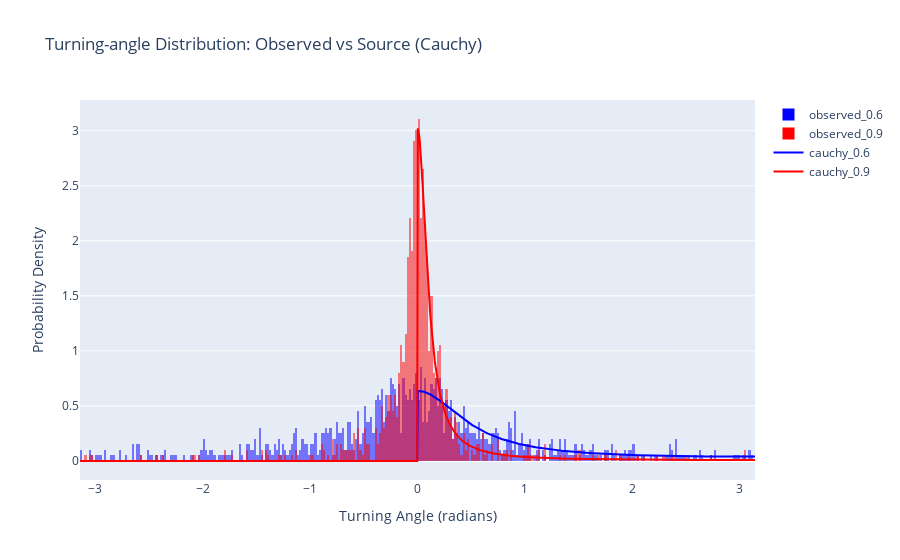

The code cell stored with this chart in its notebook:
### Code cell
import numpy as np
import pandas as pd
import plotly.graph_objects as go
from scipy.stats import wrapcauchy

# Función para calcular los ángulos de giro
def calculate_turning_angles(df):
    """Calcula los ángulos de giro entre cada tres puntos consecutivos de una trayectoria."""
    angles = []
    for i in range(2, len(df)):
        # Vectores consecutivos entre tres puntos
        v1 = np.array([df.iloc[i-1]['x_pos'] - df.iloc[i-2]['x_pos'], df.iloc[i-1]['y_pos'] - df.iloc[i-2]['y_pos']])
        v2 = np.array([df.iloc[i]['x_pos'] - df.iloc[i-1]['x_pos'], df.iloc[i]['y_pos'] - df.iloc[i-1]['y_pos']])
        
        # Ángulo de giro
        angle = np.arctan2(v2[1], v2[0]) - np.arctan2(v1[1], v1[0])
        angles.append(np.mod(angle + np.pi, 2 * np.pi) - np.pi)  # Normalizar a (-pi, pi)
    
    return np.array(angles)

# Leer archivos CSV de las trayectorias CRW con diferentes coeficientes de Cauchy
CRW_trajectory_1 = pd.read_csv('crw_6_6.csv')  # Trayectoria con c = 0.6
CRW_trajectory_2 = pd.read_csv('crw_6_9.csv')  # Trayectoria con c = 0.9

# Calcular los ángulos de giro para cada trayectoria
turning_angles_1 = calculate_turning_angles(CRW_trajectory_1)
turning_angles_2 = calculate_turning_angles(CRW_trajectory_2)

# Distribución teórica de Cauchy para comparación
x_vals = np.linspace(-np.pi, np.pi, 1000)
cauchy_dist_1 = wrapcauchy.pdf(x_vals, c=0.6)  # Parámetro c = 0.6
cauchy_dist_2 = wrapcauchy.pdf(x_vals, c=0.9)  # Parámetro c = 0.9

# Visualizar las distribuciones usando Plotly
fig = go.Figure()

# Histograma de los ángulos de giro observados para la primera trayectoria (c = 0.6)
fig.add_trace(go.Histogram(
    x=turning_angles_1,
    nbinsx=500,
    histnorm='probability density',
    name='observed_0.6',
    marker=dict(color='blue', opacity=0.5)
))


# Histograma de los ángulos de giro observados para la segunda trayectoria (c = 0.9)
fig.add_trace(go.Histogram(
    x=turning_angles_2,
    nbinsx=500,
    histnorm='probability density',
    name='observed_0.9',
    marker=dict(color='red', opacity=0.5)
))

# Curva de la distribución de Cauchy teórica para la primera trayectoria (c = 0.6)
fig.add_trace(go.Scatter(
    x=x_vals,
    y=cauchy_dist_1,
    mode='lines',
    name='cauchy_0.6',
    line=dict(color='blue', width=2)
))

# Curva de la distribución de Cauchy teórica para la segunda trayectoria (c = 0.9)
fig.add_trace(go.Scatter(
    x=x_vals,
    y=cauchy_dist_2,
    mode='lines',
    name='cauchy_0.9',
    line=dict(color='red', width=2)
))



# Ajustes finales del gráfico
fig.update_layout(
    title='Turning-angle Distribution: Observed vs Source (Cauchy)',
    xaxis_title='Turning Angle (radians)',
    yaxis_title='Probability Density',
    barmode='overlay',
    showlegend=True
)

# Mostrar gráfico
fig.show()

### Figure 1 — Plotly figure (JSON) as saved in the notebook; plotly's stock layout.template omitted (floating-point values rounded to 4 significant figures; data arrays with more than 128 entries replaced by an {"elided": "..."} marker saying what was removed)
{"data": [{"histnorm": "probability density", "marker": {"color": "blue", "opacity": 0.5}, "name": "observed_0.6", "nbinsx": 500, "type": "histogram", "x": {"elided": "998 float values"}}, {"histnorm": "probability density", "marker": {"color": "red", "opacity": 0.5}, "name": "observed_0.9", "nbinsx": 500, "type": "histogram", "x": {"elided": "998 float values"}}, {"line": {"color": "blue", "width": 2}, "mode": "lines", "name": "cauchy_0.6", "type": "scatter", "x": {"elided": "1000 float values"}, "y": {"elided": "1000 float values"}}, {"line": {"color": "red", "width": 2}, "mode": "lines", "name": "cauchy_0.9", "type": "scatter", "x": {"elided": "1000 float values"}, "y": {"elided": "1000 float values"}}], "layout": {"barmode": "overlay", "showlegend": true, "title": {"text": "Turning-angle Distribution: Observed vs Source (Cauchy)"}, "xaxis": {"title": {"text": "Turning Angle (radians)"}}, "yaxis": {"title": {"text": "Probability Density"}}}}
